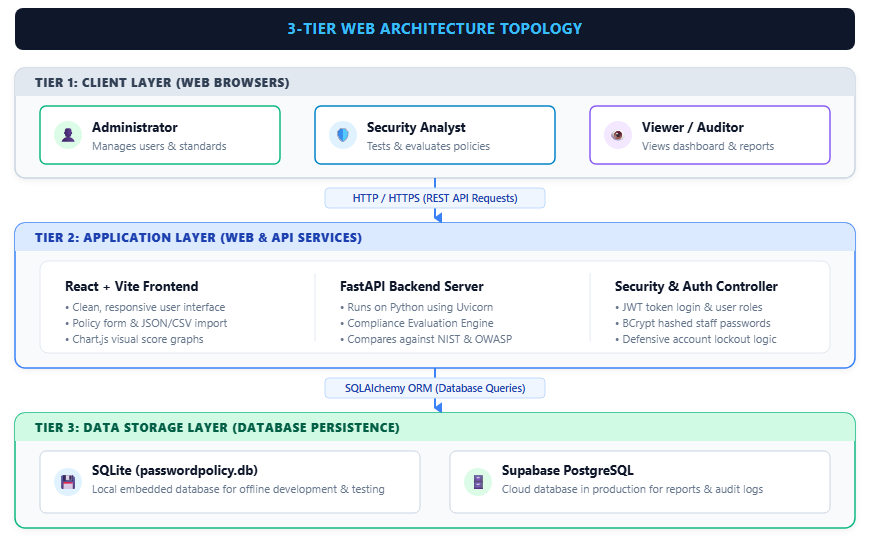
#> input picture topology_simple_3tier.png, 870 x 545 px
$ python create_simplified_option_a.py
#> lines starting #> are read from the running program, lines starting #| are printed output that depends on the picture
import os
import subprocess
from PIL import Image, ImageChops

DOWNLOADS = r"c:\Users\Admin\Downloads"
CHROME = r"C:\Program Files\Google\Chrome\Application\chrome.exe"

SVG_SIMPLE = '''<svg xmlns="http://www.w3.org/2000/svg" viewBox="0 0 880 560" width="880" height="560" style="background:#ffffff; font-family:'Segoe UI', -apple-system, BlinkMacSystemFont, Arial, sans-serif;">
  <defs>
    <!-- Arrow marker -->
    <marker id="arrow" viewBox="0 0 10 10" refX="5" refY="6" markerWidth="6" markerHeight="6" orient="auto">
      <path d="M 0 0 L 5 7 L 10 0 z" fill="#3b82f6"/>
    </marker>
    <!-- Soft Drop Shadow -->
    <filter id="shadow" x="-4%" y="-4%" width="108%" height="112%">
      <feDropShadow dx="0" dy="2" stdDeviation="3" flood-color="#0f172a" flood-opacity="0.06"/>
    </filter>
  </defs>

  <!-- Title Header -->
  <rect x="20" y="15" width="840" height="42" rx="8" fill="#0f172a"/>
  <text x="440" y="41" text-anchor="middle" font-size="15" font-weight="700" fill="#38bdf8" letter-spacing="0.5">3-TIER WEB ARCHITECTURE TOPOLOGY</text>

  <!-- ================= TIER 1: CLIENT TIER ================= -->
  <g transform="translate(20, 75)" filter="url(#shadow)">
    <!-- Container -->
    <rect x="0" y="0" width="840" height="110" rx="10" fill="#f8fafc" stroke="#cbd5e1" stroke-width="1.5"/>
    <rect x="0" y="0" width="840" height="28" rx="10" fill="#e2e8f0"/>
    <rect x="0" y="18" width="840" height="10" fill="#e2e8f0"/>
    <text x="20" y="19" font-size="12" font-weight="800" fill="#334155" letter-spacing="0.5">TIER 1: CLIENT LAYER (WEB BROWSERS)</text>

    <!-- Role 1: Administrator -->
    <g transform="translate(25, 38)">
      <rect x="0" y="0" width="240" height="58" rx="6" fill="#ffffff" stroke="#10b981" stroke-width="1.5"/>
      <circle cx="28" cy="29" r="14" fill="#dcfce7"/>
      <text x="28" y="34" text-anchor="middle" font-size="14">👤</text>
      <text x="52" y="26" font-size="13" font-weight="700" fill="#0f172a">Administrator</text>
      <text x="52" y="44" font-size="11" fill="#64748b">Manages users &amp; standards</text>
    </g>

    <!-- Role 2: Security Analyst -->
    <g transform="translate(300, 38)">
      <rect x="0" y="0" width="240" height="58" rx="6" fill="#ffffff" stroke="#0284c7" stroke-width="1.5"/>
      <circle cx="28" cy="29" r="14" fill="#e0f2fe"/>
      <text x="28" y="34" text-anchor="middle" font-size="14">🛡️</text>
      <text x="52" y="26" font-size="13" font-weight="700" fill="#0f172a">Security Analyst</text>
      <text x="52" y="44" font-size="11" fill="#64748b">Tests &amp; evaluates policies</text>
    </g>

    <!-- Role 3: Viewer -->
    <g transform="translate(575, 38)">
      <rect x="0" y="0" width="240" height="58" rx="6" fill="#ffffff" stroke="#8b5cf6" stroke-width="1.5"/>
      <circle cx="28" cy="29" r="14" fill="#f3e8ff"/>
      <text x="28" y="34" text-anchor="middle" font-size="14">👁️</text>
      <text x="52" y="26" font-size="13" font-weight="700" fill="#0f172a">Viewer / Auditor</text>
      <text x="52" y="44" font-size="11" fill="#64748b">Views dashboard &amp; reports</text>
    </g>
  </g>

  <!-- Flow Connector 1 -->
  <line x1="440" y1="185" x2="440" y2="225" stroke="#3b82f6" stroke-width="2" marker-end="url(#arrow)"/>
  <rect x="330" y="195" width="220" height="20" rx="4" fill="#eff6ff" stroke="#bfdbfe" stroke-width="1"/>
  <text x="440" y="209" text-anchor="middle" font-size="10.5" font-weight="600" fill="#1e40af">HTTP / HTTPS (REST API Requests)</text>

  <!-- ================= TIER 2: APPLICATION TIER ================= -->
  <g transform="translate(20, 230)" filter="url(#shadow)">
    <!-- Container -->
    <rect x="0" y="0" width="840" height="145" rx="10" fill="#f8fafc" stroke="#3b82f6" stroke-width="1.5"/>
    <rect x="0" y="0" width="840" height="28" rx="10" fill="#dbeafe"/>
    <rect x="0" y="18" width="840" height="10" fill="#dbeafe"/>
    <text x="20" y="19" font-size="12" font-weight="800" fill="#1e40af" letter-spacing="0.5">TIER 2: APPLICATION LAYER (WEB &amp; API SERVICES)</text>

    <!-- Main App Box -->
    <g transform="translate(25, 38)">
      <rect x="0" y="0" width="790" height="92" rx="8" fill="#ffffff" stroke="#e2e8f0" stroke-width="1"/>

      <!-- Component 1 -->
      <g transform="translate(25, 12)">
        <text x="0" y="18" font-size="13" font-weight="700" fill="#0f172a">React + Vite Frontend</text>
        <text x="0" y="38" font-size="11" fill="#64748b">• Clean, responsive user interface</text>
        <text x="0" y="54" font-size="11" fill="#64748b">• Policy form &amp; JSON/CSV import</text>
        <text x="0" y="70" font-size="11" fill="#64748b">• Chart.js visual score graphs</text>
      </g>

      <!-- Vertical Divider -->
      <line x1="275" y1="12" x2="275" y2="80" stroke="#e2e8f0" stroke-width="1"/>

      <!-- Component 2 -->
      <g transform="translate(300, 12)">
        <text x="0" y="18" font-size="13" font-weight="700" fill="#0f172a">FastAPI Backend Server</text>
        <text x="0" y="38" font-size="11" fill="#64748b">• Runs on Python using Uvicorn</text>
        <text x="0" y="54" font-size="11" fill="#64748b">• Compliance Evaluation Engine</text>
        <text x="0" y="70" font-size="11" fill="#64748b">• Compares against NIST &amp; OWASP</text>
      </g>

      <!-- Vertical Divider -->
      <line x1="550" y1="12" x2="550" y2="80" stroke="#e2e8f0" stroke-width="1"/>

      <!-- Component 3 -->
      <g transform="translate(575, 12)">
        <text x="0" y="18" font-size="13" font-weight="700" fill="#0f172a">Security &amp; Auth Controller</text>
        <text x="0" y="38" font-size="11" fill="#64748b">• JWT token login &amp; user roles</text>
        <text x="0" y="54" font-size="11" fill="#64748b">• BCrypt hashed staff passwords</text>
        <text x="0" y="70" font-size="11" fill="#64748b">• Defensive account lockout logic</text>
      </g>
    </g>
  </g>

  <!-- Flow Connector 2 -->
  <line x1="440" y1="375" x2="440" y2="415" stroke="#3b82f6" stroke-width="2" marker-end="url(#arrow)"/>
  <rect x="330" y="385" width="220" height="20" rx="4" fill="#eff6ff" stroke="#bfdbfe" stroke-width="1"/>
  <text x="440" y="399" text-anchor="middle" font-size="10.5" font-weight="600" fill="#1e40af">SQLAlchemy ORM (Database Queries)</text>

  <!-- ================= TIER 3: DATA TIER ================= -->
  <g transform="translate(20, 420)" filter="url(#shadow)">
    <!-- Container -->
    <rect x="0" y="0" width="840" height="115" rx="10" fill="#f8fafc" stroke="#10b981" stroke-width="1.5"/>
    <rect x="0" y="0" width="840" height="28" rx="10" fill="#d1fae5"/>
    <rect x="0" y="18" width="840" height="10" fill="#d1fae5"/>
    <text x="20" y="19" font-size="12" font-weight="800" fill="#065f46" letter-spacing="0.5">TIER 3: DATA STORAGE LAYER (DATABASE PERSISTENCE)</text>

    <!-- DB 1: Local SQLite -->
    <g transform="translate(25, 38)">
      <rect x="0" y="0" width="380" height="62" rx="6" fill="#ffffff" stroke="#cbd5e1" stroke-width="1"/>
      <circle cx="28" cy="31" r="14" fill="#e0f2fe"/>
      <text x="28" y="36" text-anchor="middle" font-size="14">💾</text>
      <text x="52" y="24" font-size="13" font-weight="700" fill="#0f172a">SQLite (passwordpolicy.db)</text>
      <text x="52" y="42" font-size="11" fill="#64748b">Local embedded database for offline development &amp; testing</text>
    </g>

    <!-- DB 2: Supabase PostgreSQL -->
    <g transform="translate(435, 38)">
      <rect x="0" y="0" width="380" height="62" rx="6" fill="#ffffff" stroke="#cbd5e1" stroke-width="1"/>
      <circle cx="28" cy="31" r="14" fill="#dcfce7"/>
      <text x="28" y="36" text-anchor="middle" font-size="14">🗄️</text>
      <text x="52" y="24" font-size="13" font-weight="700" fill="#0f172a">Supabase PostgreSQL</text>
      <text x="52" y="42" font-size="11" fill="#64748b">Cloud database in production for reports &amp; audit logs</text>
    </g>
  </g>
</svg>
'''

# 1. Save SVG
svg_path = os.path.join(DOWNLOADS, "topology_simple_3tier.svg")
with open(svg_path, "w", encoding="utf-8") as f:
    f.write(SVG_SIMPLE)

project_svg = os.path.abspath("topology_simple_3tier.svg")
with open(project_svg, "w", encoding="utf-8") as f:
    f.write(SVG_SIMPLE)

print("Saved simplified SVG to Downloads and Project!")

# 2. Render to PNG
png_path = os.path.join(DOWNLOADS, "topology_simple_3tier.png")
project_png = os.path.abspath("topology_simple_3tier.png")

subprocess.run([
    CHROME, "--headless=new", "--disable-gpu", "--window-size=1100,750",
    f"--screenshot={project_png}", project_svg
], check=True)
#> (this line was passed over: subprocess is not available in this run)

# Auto crop
im = Image.open(project_png)
#> im is the input picture: PIL image 870x545 RGB; mean R, G, B 219.8, 226.7, 230.9
bg = Image.new(im.mode, im.size, (255, 255, 255))
#> bg: PIL image 870x545 RGB; every value is 255
diff = ImageChops.difference(im, bg)
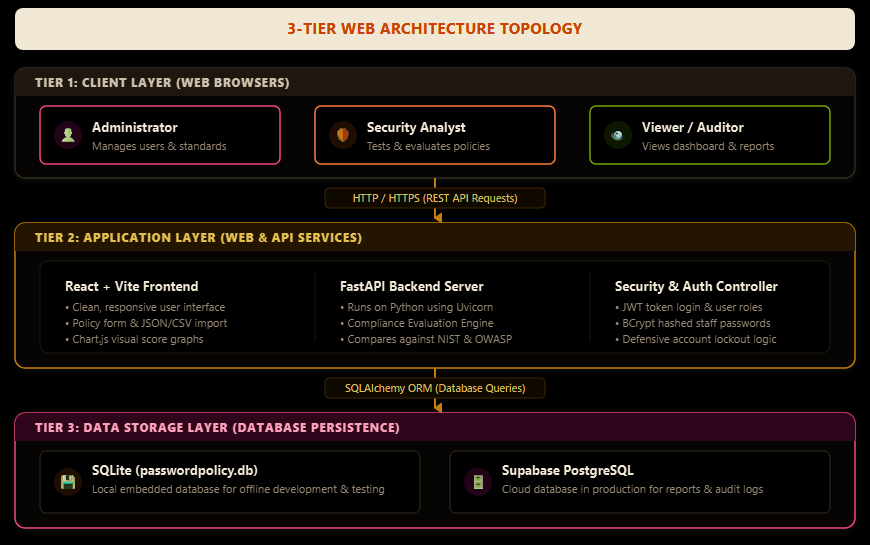
#> diff: PIL image 870x545 RGB; mean R, G, B 35.2, 28.3, 24.1
bbox = diff.getbbox()
#> bbox = (8, 8, 862, 537)
if bbox:
    pad = 8
    crop_box = (max(0, bbox[0]-pad), max(0, bbox[1]-pad), min(im.size[0], bbox[2]+pad), min(im.size[1], bbox[3]+pad))
#> crop_box = (0, 0, 870, 545)
    cropped = im.crop(crop_box)
    cropped.save(project_png)
    cropped.save(png_path)
    print(f"Rendered and cropped: {project_png} to size {cropped.size}")
#| Rendered and cropped: topology_simple_3tier.png to size (870, 545)

print("Done generating simplified Option A!")
